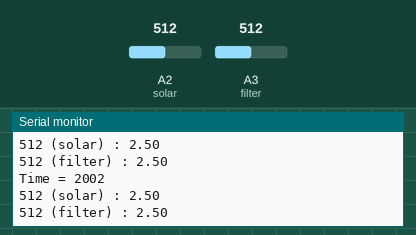
Simulated run of this sketch. Board: Arduino Uno, built with avr-gcc and run on an emulated ATmega328P. Shown: the last lines printed to the serial monitor. The inputs (shaded band) are chosen by the test bench; at power-on: A2 (solar) = 512, A3 (filter) = 512.

Above: at 2.8 s.
2.9 s: A2 (solar) set to 716
At 3.8 s:
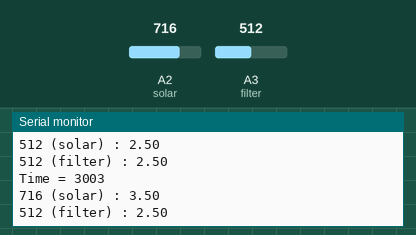
4.4 s: A3 (filter) set to 716
At 5.7 s:
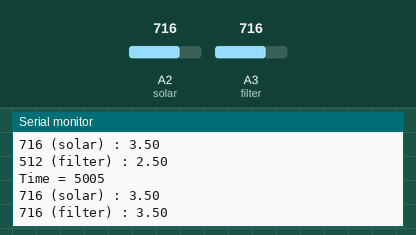
5.9 s: A2 (solar) set to 900
At 6.6 s:
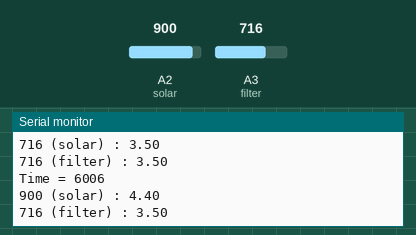
7.4 s: A3 (filter) set to 900
At 8.8 s:
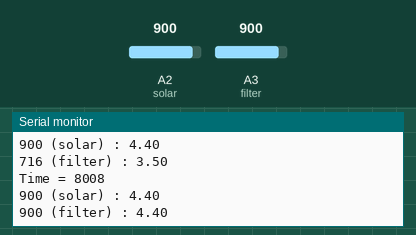
Timing chart, 0 to 9.9 s (numbered marks = the images above; inputs shaded):
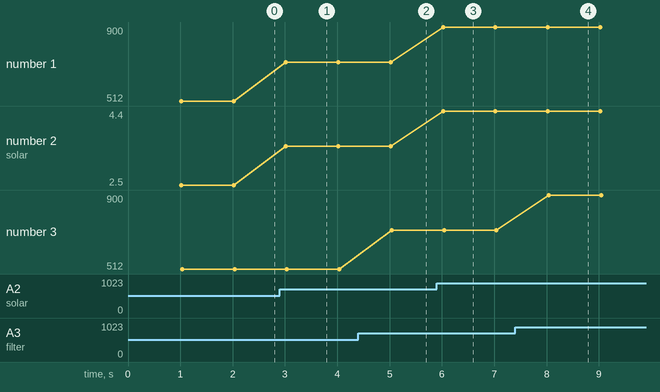

The sketch:

Solar.ino
```cpp
const int solar = A2; // solar panel
const int filter = A3; // solar panel with UV filter
unsigned long timeCurrent;
int del = 1000;

void setup(){
  pinMode(solar, INPUT);
  pinMode(filter, INPUT);
  timeCurrent = millis();
  Serial.begin(9600);

}

void loop(){
  if (millis()-timeCurrent>del) { // Repeat the thing inside every del millis
    timeCurrent = millis(); // reset the time
    Serial.print("Time = ");
    Serial.println(timeCurrent);

    int val = analogRead(solar);
    Serial.print(val);
    double volt = val / 1023.0 * 5; // scale based on arduino 5V
    Serial.print(" (solar) : ");
    Serial.println(volt);

    int fval = analogRead(filter);
    Serial.print(fval);
    double fvolt = fval / 1023.0 * 5;
    Serial.print(" (filter) : ");
    Serial.println(fvolt);
  }


}
```

Measured:
- after the input at 2.9 s, the serial monitor: prints a new line after 0.12 s (image 1)
- after the input at 4.4 s, the serial monitor: prints a new line after 0.64 s (image 2)
- after the input at 5.9 s, the serial monitor: prints a new line after 0.12 s (image 3)
- after the input at 7.4 s, the serial monitor: prints a new line after 0.64 s (image 4)
- plotted number 1: 512 → 716 after the input at 2.9 s, 716 → 900 after the input at 5.9 s
- plotted number 2: 2.5 → 3.5 after the input at 2.9 s, 3.5 → 4.4 after the input at 5.9 s
